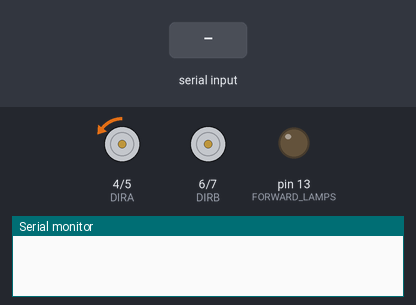
A sketch run on a simulated Arduino Leonardo, built with avr-gcc and run on an emulated ATmega32U4. On the bench: direction and speed pins drawn as motors (green arrow = direction pin HIGH = forward, orange = LOW = backward, longer = more drive), output pins drawn as LEDs (lit = HIGH), the last lines printed to the serial monitor. The test bench sets the inputs (shaded band).

Above: at 1.2 s.
1.3 s: "G" received over the second serial link
At 1.7 s:
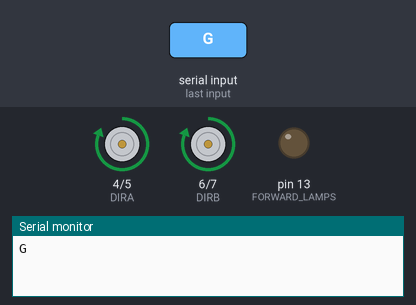
3.3 s: "W" received over the second serial link
At 3.9 s:
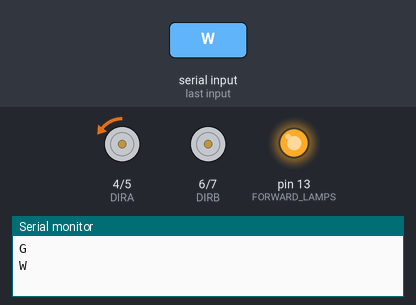
4.8 s: "H" received over the second serial link
At 5.2 s:
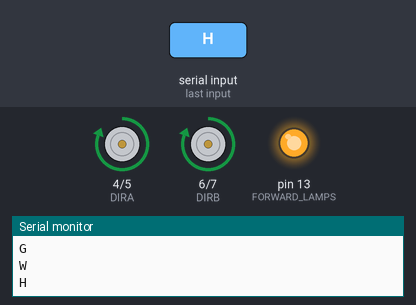
Timing chart, 0 to 7.8 s (numbered marks = the images above; inputs shaded):
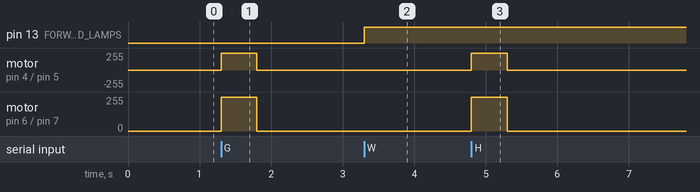

The sketch:

mega_6w_robot_1.ino
```cpp
/*
  Робот 6-колесная тележка DAGU на Arduino
  Created by Rostislav Varzar
*/

#include <SoftwareSerial.h>

// Определения для портов
#define CRASHSENSOR1 A2

#define US1_trigPin A4
#define US1_echoPin A5
#define US2_trigPin 10
#define US2_echoPin 11
#define US3_trigPin 8
#define US3_echoPin 9
#define US4_trigPin 2
#define US4_echoPin 3
#define minimumRange 0
#define maximumRange 200

#define PWMA 5
#define DIRA 4
#define PWMB 7
#define DIRB 6

// Параметры ПИД регулятора
#define KPID 0.75

// Параметры дистанций
#define DIST1 20
#define DIST2 45
#define DIST4 2

// Параметры моторов
#define MPWR 30
#define LLLL 0

// Программный UART для Bluetooth
//SoftwareSerial BT(A0, A1);

// UART1 для Bluetooth
#define BT Serial1

// Реле управления фарами
#define FORWARD_LAMPS 13

// Переменные для управления роботом
char command = 'S';
char prevCommand = 'A';
int velocity = 0;
unsigned long timer0 = 2000;
unsigned long timer1 = 0;

// Задержка между считываниями датчиков
#define USDELAY 15

int flag = 0;
long left1 = 0;
long right1 = 0;
long oldleft1 = 0;
long oldright1 = 0;
long left2 = 0;
long right2 = 0;
long oldleft2 = 0;
long oldright2 = 0;
long colcounter = 0;
float u = 0;

void setup()
{
  // Инициализация последовательного порта
  Serial.begin(9600);

  // Инициализация последовательного порта для Bluetooth
  BT.begin(9600);

  // Инициализация выводов для работы с УЗ датчиком
  /*
    pinMode(US1_trigPin, OUTPUT);
    pinMode(US1_echoPin, INPUT);
    pinMode(US2_trigPin, OUTPUT);
    pinMode(US2_echoPin, INPUT);
    pinMode(US3_trigPin, OUTPUT);
    pinMode(US3_echoPin, INPUT);
    pinMode(US4_trigPin, OUTPUT);
    pinMode(US4_echoPin, INPUT);
  */

  // Инициализация выходов для управления моторами
  pinMode(DIRA, OUTPUT);
  pinMode(DIRB, OUTPUT);

  // Инициализация выхода для управления фарами
  digitalWrite(FORWARD_LAMPS, false);
  pinMode(FORWARD_LAMPS, OUTPUT);
}

void loop()
{

  /*
    // Тестирование датчиков
    while (true)
    {
      Serial.print(readUS1_distance());
      Serial.print("\t");
      delay(25);
      Serial.print(readUS2_distance());
      Serial.print("\t");
      delay(25);
      Serial.print(readUS3_distance());
      Serial.print("\t");
      delay(25);
      Serial.print(readUS4_distance());
      Serial.print("\t");
      delay(25);
      Serial.println("");
    }
  */

  /*
    motorA_setpower(-100, false);
    motorB_setpower(-100, false);
    delay(1000);
    motorA_setpower(-1, false);
    motorB_setpower(-1, false);
    delay(1000);
    while (true)
    {

    }
  */

  // Работа по Bluetooth
  //while (digitalRead(CRASHSENSOR1))
  while (true)
  {
    // Bluetooth
    if (BT.available() > 0) {
      timer1 = millis();
      prevCommand = command;
      command = BT.read();
      if (command != prevCommand) {
        Serial.println(command);
        switch (command) {
          case 'F':
            motorA_setpower(velocity + LLLL, false);
            motorB_setpower(velocity, false);
            break;
          case 'B':
            motorA_setpower(-velocity - LLLL, false);
            motorB_setpower(-velocity, false);
            break;
          case 'R':
            motorA_setpower(-velocity - LLLL, false);
            motorB_setpower(velocity, false);
            break;
          case 'L':
            motorA_setpower(velocity + LLLL, false);
            motorB_setpower(-velocity, false);
            break;
          case 'S':
            motorA_setpower(-1, false);
            motorB_setpower(-1, false);
            break;
          case 'G':  //FR
            //yellowCar.ForwardRight_4W(velocity);
            motorA_setpower(velocity + LLLL, false);
            motorB_setpower(velocity / 2, false);
            break;
          case 'H':  //BR
            motorA_setpower(-velocity - LLLL, false);
            motorB_setpower(-velocity / 2, false);
            break;
          case 'I':  //FL
            motorA_setpower((velocity  + LLLL) / 2, false);
            motorB_setpower(velocity, false);
            break;
          case 'J':  //BL
            motorA_setpower((-velocity - LLLL) / 2, false);
            motorB_setpower(-velocity, false);
            break;
          case 'W':
            digitalWrite(FORWARD_LAMPS, true);
            break;
          case 'w':
            digitalWrite(FORWARD_LAMPS, false);
            break;
          case 'U':
            break;
          case 'u':
            break;
          case 'V':
            break;
          case 'v':
            break;
          case 'X':
            break;
          case 'x':
            break;
          case 'D':  //Everything OFF
            motorA_setpower(-1, false);
            motorB_setpower(-1, false);
            break;
          default:  //Get velocity
            if (command == 'q') {
              velocity = 100;  //Full velocity
            }
            else {
              //Chars '0' - '9' have an integer equivalence of 48 - 57, accordingly.
              if ((command >= 48) && (command <= 57)) {
                //Subtracting 48 changes the range from 48-57 to 0-9.
                //Multiplying by 25 changes the range from 0-9 to 0-225.
                velocity = (command - 48) * 10;
                Serial.println(velocity);
              }
            }
        }
      }
    }
    else {
      timer0 = millis();  //Get the current time (millis since execution started).
      //Check if it has been 500ms since we received last command.
      if ((timer0 - timer1) > 500) {
        //More tan 500ms have passed since last command received, car is out of range.
        //Therefore stop the car and turn lights off.
        motorA_setpower(-1, false);
        motorB_setpower(-1, false);
      }
    }
  }
  delay(5000);

}

// УЗ датчик 1
long readUS1_distance()
{
  long duration = 0;
  long distance = 0;
  digitalWrite(US1_trigPin, LOW);
  delayMicroseconds(2);
  digitalWrite(US1_trigPin, HIGH);
  delayMicroseconds(10);
  digitalWrite(US1_trigPin, LOW);
  duration = pulseIn(US1_echoPin, HIGH, 50000);
  distance = duration / 58.2;
  if (distance >= maximumRange || distance <= minimumRange) {
    distance = -1;
  }
  return distance;
}

// УЗ датчик 2
long readUS2_distance()
{
  long duration = 0;
  long distance = 0;
  digitalWrite(US2_trigPin, LOW);
  delayMicroseconds(2);
  digitalWrite(US2_trigPin, HIGH);
  delayMicroseconds(10);
  digitalWrite(US2_trigPin, LOW);
  duration = pulseIn(US2_echoPin, HIGH, 50000);
  distance = duration / 58.2;
  if (distance >= maximumRange || distance <= minimumRange) {
    distance = -1;
  }
  return distance;
}

// УЗ датчик 3
long readUS3_distance()
{
  long duration = 0;
  long distance = 0;
  digitalWrite(US3_trigPin, LOW);
  delayMicroseconds(2);
  digitalWrite(US3_trigPin, HIGH);
  delayMicroseconds(10);
  digitalWrite(US3_trigPin, LOW);
  duration = pulseIn(US3_echoPin, HIGH, 50000);
  distance = duration / 58.2;
  if (distance >= maximumRange || distance <= minimumRange) {
    distance = -1;
  }
  return distance;
}

// УЗ датчик 4
long readUS4_distance()
{
  long duration = 0;
  long distance = 0;
  digitalWrite(US4_trigPin, LOW);
  delayMicroseconds(2);
  digitalWrite(US4_trigPin, HIGH);
  delayMicroseconds(10);
  digitalWrite(US4_trigPin, LOW);
  duration = pulseIn(US4_echoPin, HIGH, 50000);
  distance = duration / 58.2;
  if (distance >= maximumRange || distance <= minimumRange) {
    distance = -1;
  }
  return distance;
}

// Мощность мотора "A" от -100% до +100% (от знака зависит направление вращения)
void motorA_setpower(int pwr, bool invert)
{
  // Проверка, инвертирован ли мотор
  if (invert)
  {
    pwr = -pwr;
  }
  // Проверка диапазонов
  if (pwr < -100)
  {
    pwr = -100;
  }
  if (pwr > 100)
  {
    pwr = 100;
  }
  // Установка направления
  if (pwr < 0)
  {
    digitalWrite(DIRA, LOW);
  }
  else
  {
    pwr = 100 - pwr; // Для Arduino Mega
    digitalWrite(DIRA, HIGH);
  }
  // Установка мощности
  int pwmvalue = abs(pwr) * 2.55;
  analogWrite(PWMA, pwmvalue);
}

// Мощность мотора "B" от -100% до +100% (от знака зависит направление вращения)
void motorB_setpower(int pwr, bool invert)
{
  // Проверка, инвертирован ли мотор
  if (invert)
  {
    pwr = -pwr;
  }
  // Проверка диапазонов
  if (pwr < -100)
  {
    pwr = -100;
  }
  if (pwr > 100)
  {
    pwr = 100;
  }
  // Установка направления
  if (pwr < 0)
  {
    digitalWrite(DIRB, LOW);
  }
  else
  {
    pwr = 100 - pwr; // Для Arduino Mega
    digitalWrite(DIRB, HIGH);
  }
  // Установка мощности
  int pwmvalue = abs(pwr) * 2.55;
  analogWrite(PWMB, pwmvalue);
}
```

Measured:
- after the input at 1.3 s, motor on pin 4 (DIRA) / pin 5 (PWMA): backward 2/255 → forward 255/255 at once, → backward 2/255 0.50 s later; motor on pin 6 (DIRB) / pin 7 (PWMB): stopped → forward 255/255 at once, → stopped 0.50 s later
- after the input at 3.3 s, pin 13 (FORWARD_LAMPS): LOW → HIGH at once
- after the input at 4.8 s, motor on pin 4 (DIRA) / pin 5 (PWMA): backward 2/255 → forward 255/255 at once, → backward 2/255 0.50 s later; motor on pin 6 (DIRB) / pin 7 (PWMB): stopped → forward 255/255 at once, → stopped 0.50 s later
